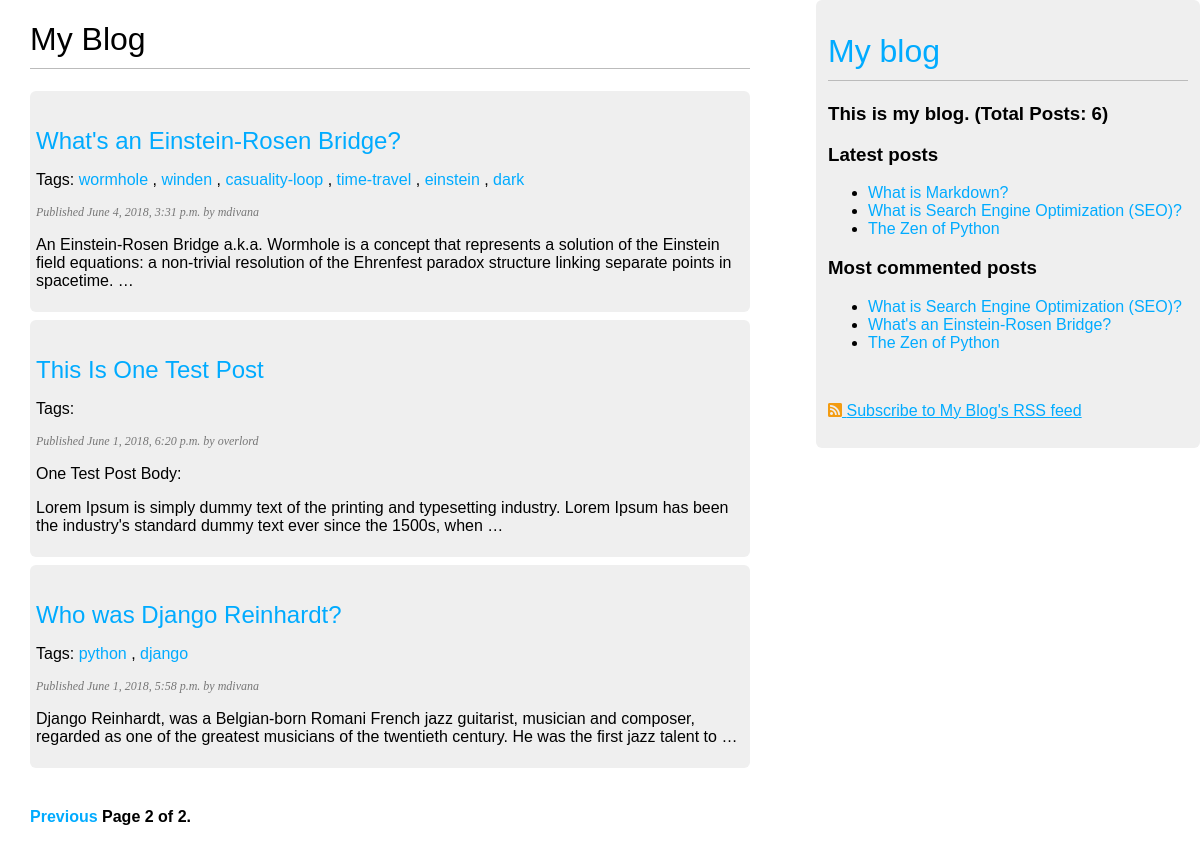
Screenshot of /blog/?page=2 with the database file from the repository.
### blog/models.py (models this page shows, shortened)
class Post(models.Model):
    STATUS_CHOICES = (
        ("draft", "Draft"),
        ("published", "Published"),
    )
    title = models.CharField(max_length=250)
    slug = models.SlugField(max_length=250, unique_for_date="publish")
    author = models.ForeignKey(User, related_name="blog_posts", on_delete=models.CASCADE)
    body = models.TextField()
    publish = models.DateTimeField(default=timezone.now)
    created = models.DateTimeField(auto_now_add=True)
    updated = models.DateTimeField(auto_now=True)
    status = models.CharField(max_length=10, choices=STATUS_CHOICES, default="draft")
    tags = TaggableManager()
    class Meta:
        ordering = ('-publish',)
    objects = models.Manager()  # Default Manager
    published = PublishedManager()  # Our custom manager
    drafted = DraftedManager()  # Our custom manager
    def get_absolute_url(self):
        return reverse('blog:post_detail',
                       args=[self.publish.year,
                             self.publish.strftime('%m'),
                             self.publish.strftime('%d'),
                             self.slug])

### blog/views.py (the view)
# urls.py: url(r'^tag/(?P<tag_slug>[-\w]+)/$', views.post_list, name='post_list_by_tag'),
def post_list(request, tag_slug=None):
    object_list = Post.published.all()
    tag = None
    if tag_slug:
        tag = get_object_or_404(Tag, slug=tag_slug)
        object_list = object_list.filter(tags__in=[tag])
    paginator = Paginator(object_list, 3)   # 3 posts in each page
    page = request.GET.get('page')
    try:
        posts = paginator.page(page)
    except PageNotAnInteger:
        posts = paginator.page(1)
    except EmptyPage:
        posts = paginator.page(paginator.num_pages)
    return render(request, 'blog/post/list.html', {'page': page,
                                                   'posts': posts,
                                                   'tag': tag})

### blog/models.py (called while the page is built)
    def get_queryset(self):
        return super(PublishedManager, self).get_queryset().filter(status='published')

### blog/templatetags/blog_tags.py (called while the page is built)
@register.simple_tag
def total_posts():
    return Post.published.count()

@register.inclusion_tag('blog/post/latest_posts.html')
def show_latest_posts(count=5):
    latest_posts = Post.published.order_by('-publish')[:count]
    return {'latest_posts': latest_posts}

@register.simple_tag
def get_most_commented_posts(count=5):
    return Post.published.annotate(total_comments=Count('comments')).order_by('-total_comments')[:count]

@register.filter(name='markdown')
def markdown_format(text):
    return mark_safe(markdown(text))

### templates/blog/post/list.html (shortened to what this page needs)
{% extends "blog/base.html" %}
{% load blog_tags %}
{% block content %}
    <h1>My Blog</h1>
    {% for post in posts %}
        <div class="post_list_view">
            <h2>
                <a href="{{ post.get_absolute_url }}">
                    {{ post.title }}
                </a>
            </h2>
            <p class="tags">
                Tags:
                {% for tag in post.tags.all %}
                    <a href="{% url 'blog:post_list_by_tag' tag.slug %}">
                        {{ tag.name }}
                    </a>
                {% if not forloop.last %}, {% endif %}
                {% endfor %}
            </p>
            <p class="date">
                Published {{ post.publish }} by {{ post.author }}
            </p>
            {{ post.body|markdown|truncatewords_html:30 }}
        </div>
    {% endfor %}
    {% include "blog/pagination.html" with page=posts %}
{% endblock %}

### templates/blog/base.html (shortened to what this page needs)
{% load blog_tags %}
{% load staticfiles %}
<!DOCTYPE html>
<html lang="en">
<head>
    <link href="{% static 'blog/css/blog.css' %}" rel="stylesheet">
    <link href="{% static 'blog/css/fontawesome-all.min.css' %}" rel="stylesheet">
</head>
<body>
    <div id="content">
        {% block content %}
        {% endblock %}
    </div>
    <div id="sidebar">
        <a href="{% url 'blog:post_list' %}"><h1>My blog</h1></a>
        <h3>This is my blog. (Total Posts: {% total_posts %})</h3>
        <h3>Latest posts</h3>
        {% show_latest_posts 3 %}
        <h3>Most commented posts</h3>
        {% get_most_commented_posts 3 as most_commented_posts %}
        <ul>
            {% for post in most_commented_posts %}
                <li>
                    <a href="{{ post.get_absolute_url }}">{{ post.title }}</a>
                </li>
            {% endfor %}
        </ul>
        <br>
        <p>
            <a href="{% url 'blog:post_feed' %}" target="_blank" style="text-decoration: underline;">
                <i class="fas fa-rss-square" style="color: #f39c12"></i> Subscribe to My Blog's RSS feed
            </a>
        </p>
    </div>
</body>
</html>

### templates/blog/post/latest_posts.html
<ul>
    {% for post in latest_posts %}
        <li>
            <a href="{{ post.get_absolute_url }}">{{ post.title }}</a>
        </li>
    {% endfor %}
</ul>

### static/blog/css/blog.css (style rules this page uses)
body { margin: 0; padding: 0; font-family: helvetica, sans-serif; }
a { color: #00ABFF; text-decoration: none; }
h1 { font-weight: normal; border-bottom: 1px solid #bbb; padding: 0 0 10px 0; }
h2 { font-weight: normal; margin: 30px 0 0; }
#content { float: left; width: 60%; padding: 0 0 0 30px; }
#sidebar { float: right; width: 30%; padding: 10px; background: #efefef; height: 100%; border: 2px solid transparent; border-radius: 6px; }
p.date { color: #777777; font-family: georgia, serif; font-size: 12px; font-style: italic; }
.post_list_view { border: solid 2px transparent; border-radius: 6px; background: #efefef; margin: 8px 0px; padding: 4px; }
.tags { font-size: 16px; }

### rows the page displays
Post: title "What's an Einstein-Rosen Bridge?", publish "June 4, 2018, 3:31 p.m.", author "mdivana", body "An Einstein-Rosen Bridge a.k.a. Wormhole is a concept that represents a solution of the Einstein field equations: a non-trivial resolution of the Ehrenfest paradox structure linking separate points in spacetime. …"
Tag: name "wormhole"
Tag: name "winden"
Tag: name "casuality-loop"
Tag: name "time-travel"
Tag: name "einstein"
Tag: name "dark"
Post: title "This Is One Test Post", publish "June 1, 2018, 6:20 p.m.", author "overlord", body "One Test Post Body: Lorem Ipsum is simply dummy text of the printing and typesetting industry. Lorem Ipsum has been the industry's standard dummy text ever since the 1500s, when …"
Post: title "Who was Django Reinhardt?", publish "June 1, 2018, 5:58 p.m.", author "mdivana", body "Django Reinhardt, was a Belgian-born Romani French jazz guitarist, musician and composer, regarded as one of the greatest musicians of the twentieth century. He was the first jazz talent to …"
Tag: name "python"
Tag: name "django"
Post: title "What is Markdown?"
Post: title "What is Search Engine Optimization (SEO)?"
Post: title "The Zen of Python"

### other values shown
{{ page.number }} "2"
{{ page.paginator.num_pages }} "2"
